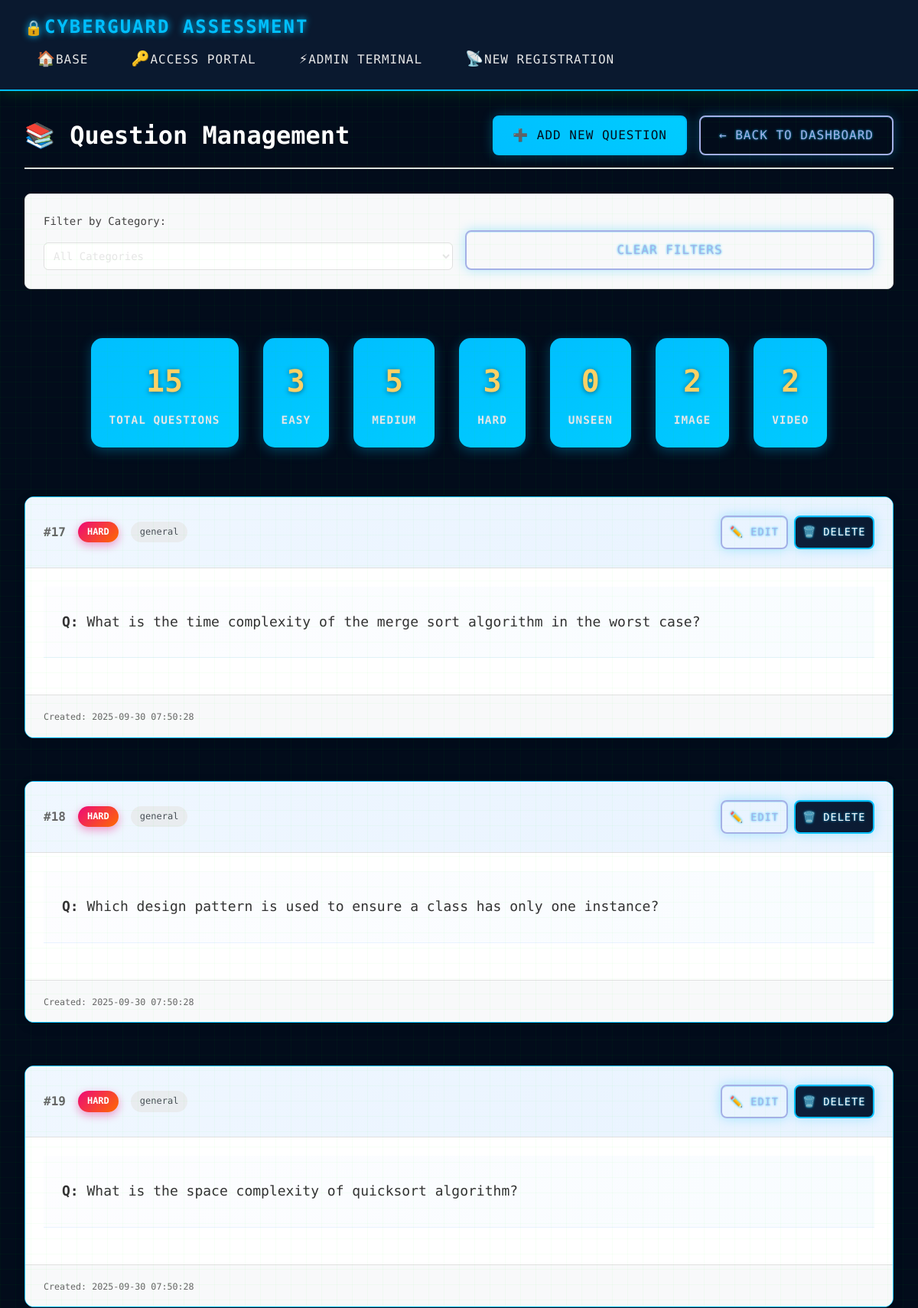
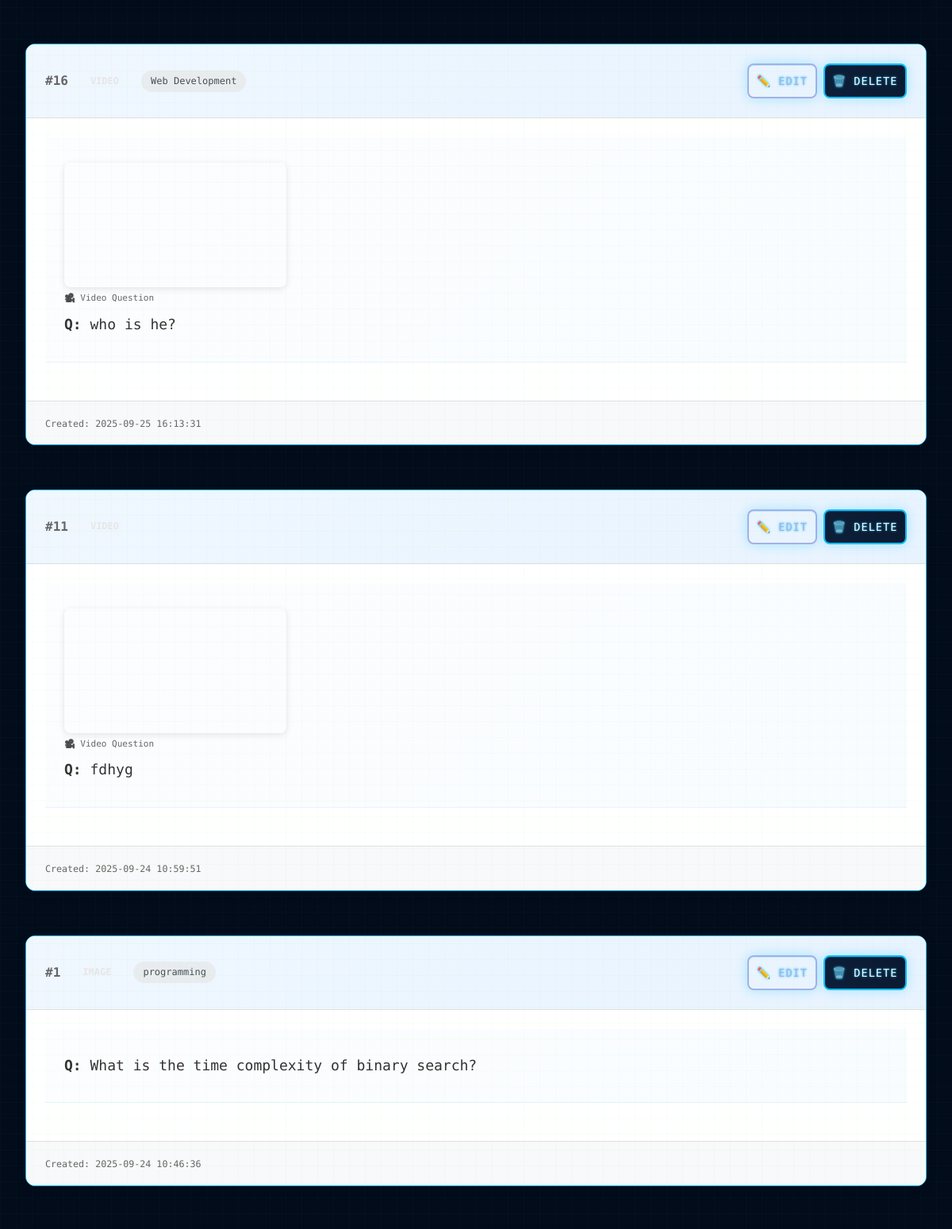
The page /admin/questions (signed in, upper part) on the database its author committed (2 pictures, top to bottom).
### tables this page shows
CREATE TABLE questions (
            id INTEGER PRIMARY KEY AUTOINCREMENT,
            question_text TEXT NOT NULL,
            option_a TEXT NOT NULL,
            option_b TEXT NOT NULL,
            option_c TEXT NOT NULL,
            option_d TEXT NOT NULL,
            option_e TEXT,
            option_f TEXT,
            correct_option TEXT NOT NULL,
            difficulty TEXT DEFAULT 'medium',
            subject TEXT DEFAULT 'general',
            created_at TIMESTAMP DEFAULT CURRENT_TIMESTAMP
        , question_image TEXT, question_youtube TEXT, option_a_image TEXT, option_b_image TEXT, option_c_image TEXT, option_d_image TEXT, option_e_image TEXT, option_f_image TEXT, option_a_youtube TEXT, option_b_youtube TEXT, option_c_youtube TEXT, option_d_youtube TEXT, option_e_youtube TEXT, option_f_youtube TEXT, category TEXT);

### new.py (the view)
@app.route('/admin/questions')
def admin_questions():
    if not is_admin_logged_in():
        flash('Please login as admin', 'error')
        return redirect(url_for('admin_login'))
    conn = get_db_connection()
    category_filter = request.args.get('category', '').strip().lower()
    if category_filter == 'image':
        questions = conn.execute('SELECT * FROM questions WHERE difficulty = "image" ORDER BY created_at DESC').fetchall()
    elif category_filter == 'video':
        questions = conn.execute('SELECT * FROM questions WHERE difficulty = "video" ORDER BY created_at DESC').fetchall()
    elif category_filter:
        questions = conn.execute('SELECT * FROM questions WHERE difficulty = ? ORDER BY created_at DESC', (category_filter,)).fetchall()
    else:
        questions = conn.execute('SELECT * FROM questions ORDER BY created_at DESC').fetchall()
    stats = {
        'total': len(questions),
        'easy': len([q for q in questions if q['difficulty'] == 'easy']),
        'medium': len([q for q in questions if q['difficulty'] == 'medium']),
        'hard': len([q for q in questions if q['difficulty'] == 'hard']),
        'unseen': len([q for q in questions if q['difficulty'] == 'unseen']),
        'image': len([q for q in questions if q['difficulty'] == 'image']),
        'video': len([q for q in questions if q['difficulty'] == 'video'])
    }
    conn.close()
    return render_template('admin_questions.html', questions=questions, stats=stats)

### new.py (called while the page is built)
def get_db_connection():
    conn = sqlite3.connect(DATABASE, detect_types=sqlite3.PARSE_DECLTYPES)
    conn.row_factory = sqlite3.Row
    return conn

def is_admin_logged_in():
    return session.get('admin_logged_in', False)

### templates/admin_questions.html (shortened to what this page needs)
{% extends "base.html" %}
{% from "pagination_component.html" import render_pagination %}
{% block content %}
<div class="admin-content">
    <div class="content-header">
        <h1>📚 Question Management</h1>
        <div class="header-actions">
            <a href="{{ url_for('add_question') }}" class="btn btn-primary">➕ Add New Question</a>
            <a href="{{ url_for('admin_dashboard') }}" class="btn btn-secondary">← Back to Dashboard</a>
        </div>
    </div>
    <div class="content-body">
        <div class="filter-section">
            <div class="filter-group">
                <label for="categoryFilter">Filter by Category:</label>
                <select id="categoryFilter" class="form-control">
                    <option value="">All Categories</option>
                </select>
            </div>
            <div class="filter-group">
                <button onclick="clearFilters()" class="btn btn-secondary">Clear Filters</button>
            </div>
        </div>
        {% if questions %}
            <div class="questions-stats">
                <div class="stat-item">
                    <span class="stat-value">{{ questions|length }}</span>
                    <span class="stat-label">Total Questions</span>
                </div>
                <div class="stat-item">
                    <span class="stat-value">{{ questions|selectattr('category', 'equalto', 'easy')|list|length }}</span>
                    <span class="stat-label">Easy</span>
                </div>
                <div class="stat-item">
                    <span class="stat-value">{{ questions|selectattr('category', 'equalto', 'medium')|list|length }}</span>
                    <span class="stat-label">Medium</span>
                </div>
                <div class="stat-item">
                    <span class="stat-value">{{ questions|selectattr('category', 'equalto', 'hard')|list|length }}</span>
                    <span class="stat-label">Hard</span>
                </div>
                <div class="stat-item">
                    <span class="stat-value">{{ questions|selectattr('category', 'equalto', 'unseen')|list|length }}</span>
                    <span class="stat-label">Unseen</span>
                </div>
                <div class="stat-item">
                    <span class="stat-value">{{ questions|selectattr('difficulty', 'equalto', 'image')|list|length }}</span>
                    <span class="stat-label">Image</span>
                </div>
                <div class="stat-item">
                    <span class="stat-value">{{ questions|selectattr('difficulty', 'equalto', 'video')|list|length }}</span>
                    <span class="stat-label">Video</span>
                </div>
            </div>
            <div class="questions-container">
                {% for question in questions %}
                    <div class="question-card" data-question-id="{{ question.id }}" data-category="{{ question.category }}">
                        <div class="question-header">
                            <div class="question-meta">
                                <span class="question-id">#{{ question.id }}</span>
                                <span class="difficulty-badge difficulty-{{ question.difficulty }}">
                                    {{ question.difficulty.title() }}
                                </span>
                                {% if question.subject %}
                                    <span class="subject-badge">{{ question.subject }}</span>
                                {% endif %}
                            </div>
                            <div class="question-actions">
                                <button onclick="editQuestion({{ question.id }})" class="btn btn-small btn-secondary">✏️ Edit</button>
                                <button onclick="deleteQuestion({{ question.id }})" class="btn btn-small btn-danger">🗑️ Delete</button>
                            </div>
                        </div>
                        <div class="question-content">
                            <div class="question-text">
                                {% if question.question_youtube %}
                                    <div class="video-container" style="margin-bottom:10px;">
                                        {% set video_id = question.question_youtube %}
                                        {% if 'youtube.com/watch?v=' in video_id %}
                                            {% set video_id = video_id.split('v=')[1].split('&')[0] %}
                                        {% elif 'youtu.be/' in video_id %}
                                            {% set video_id = video_id.split('youtu.be/')[1].split('?')[0] %}
                                        {% elif 'youtube.com/embed/' in video_id %}
                                            {% set video_id = video_id.split('embed/')[1].split('?')[0] %}
                                        {% endif %}
                                        <iframe
                                            width="280"
                                            height="157"
                                            src="https://www.youtube.com/embed/{{ video_id }}?rel=0&showinfo=0&modestbranding=1"
                                            frameborder="0"
                                            allowfullscreen
                                            loading="lazy"
                                            style="display:block;border-radius:8px;box-shadow:0 2px 8px rgba(0,0,0,0.1);">
                                        </iframe>
                                        <small style="color:#666;font-size:11px;margin-top:5px;display:block;">🎥 Video Question</small>
                                    </div>
                                {% endif %}
                                <strong>Q:</strong> {{ question.question_text }}
                            </div>
                        </div>
                        <div class="question-footer">
                            <small class="question-date">Created: {{ question.created_at }}</small>
                        </div>
                    </div>
                {% endfor %}
            </div>
        {% endif %}
    </div>
</div>
{% endblock %}

### static/css/mobile-fallback.css (style rules this page uses)
* { box-sizing: border-box; margin: 0; padding: 0; }
html, body { font-family: -apple-system, BlinkMacSystemFont, 'Segoe UI', Roboto, sans-serif; line-height: 1.6; color: #e6e6e6; background-color: #0a192f; -webkit-text-size-adjust: 100%; -moz-text-size-adjust: 100%; -ms-text-size-adjust: 100%; overflow-x: hidden; }
.btn { display: inline-block; padding: 0.75rem 1.5rem; background: #00bfff; color: #0a192f; text-decoration: none; border-radius: 4px; border: none; cursor: pointer; font-size: 1rem; font-weight: bold; transition: all 0.3s; text-align: center; min-height: 44px; }
.btn-primary { background: #00bfff; color: #0a192f; }
input[type="text"], input[type="password"], input[type="email"], textarea, select { width: 100%; padding: 0.75rem; background: rgba(255, 255, 255, 0.1); border: 1px solid #00bfff; border-radius: 4px; color: #e6e6e6; font-size: 16px; font-family: inherit; }

### static/css/cyber-enhanced.css (style rules this page uses)
:root { --font-mono: 'Share Tech Mono', 'Courier New', monospace; --font-display: 'VT323', monospace; --neon-text-shadow: 0 0 5px var(--cyber-primary), 0 0 10px var(--cyber-primary), 0 0 20px var(--cyber-primary); }

### static/css/cyber-colors.css (style rules this page uses)
.cyber-button, .btn-primary, .btn-admin { background: var(--cyber-dark-alt) !important; color: var(--cyber-primary) !important; border: 2px solid var(--cyber-primary) !important; text-shadow: 0 0 5px var(--cyber-primary) !important; }
.btn { background: linear-gradient(45deg, var(--cyber-dark-alt), var(--cyber-secondary)) !important; border: 2px solid var(--cyber-primary) !important; color: var(--cyber-text-bright) !important; box-shadow: 0 0 15px rgba(0, 191, 255, 0.3), inset 0 1px 0 rgba(0, 191, 255, 0.2) !important; text-shadow: 0 0 3px var(--cyber-primary) !important; position: relative; overflow: hidden; }
.btn::before { content: ''; position: absolute; top: 0; left: -100%; width: 100%; height: 100%; background: linear-gradient(90deg, transparent, rgba(0, 191, 255, 0.2), transparent); transition: left 0.4s ease; }
.btn-primary { background: linear-gradient(45deg, var(--cyber-primary), var(--cyber-accent)) !important; color: var(--cyber-dark) !important; text-shadow: none !important; }
.btn-secondary { border-color: var(--cyber-text-dim) !important; color: var(--cyber-text-dim) !important; background: transparent !important; }
.stat-value { text-shadow: 0 0 5px currentColor; }

### static/css/exam-form.css (style rules this page uses)
.btn { padding: 0.75rem 1.5rem; font-size: 1rem; border-radius: 8px; transition: all 0.3s ease; }
.btn-primary { background: #4a90e2; color: white; border: none; }
.btn-secondary { background: #6c757d; color: white; border: none; }

### static/css/system-info-enhanced.css (style rules this page uses)
.stat-label { color: var(--cyber-text-muted); }
.stat-value { font-weight: 500; }

### static/css/enhanced-theme.css (style rules this page uses)
:root { --admin-bg: #0b1220; --admin-panel: #0f1a2b; --admin-card: #122033; --admin-border: #1f3b5b; --admin-text: #e6f1ff; --admin-text-dim: #a9c1e2; --admin-accent: #4aa8ff; --admin-accent-2: #22d3ee; --admin-success: #22c55e; --admin-danger: #ef4444; }
.btn-primary { background: linear-gradient(135deg, var(--admin-accent), var(--admin-accent-2)); color: #04121f; }
.btn-secondary { background: #24364d; color: var(--admin-text); }
.btn-danger { background: var(--admin-danger); }
.btn-small { padding: 0.35rem 0.6rem !important; font-size: .85rem !important; line-height: 1.2; }

### static/css/mobile-responsive.css (style rules this page uses)
* { box-sizing: border-box; }
html { font-size: 16px; -webkit-text-size-adjust: 100%; -moz-text-size-adjust: 100%; -ms-text-size-adjust: 100%; }
body { overflow-x: hidden; -webkit-font-smoothing: antialiased; -moz-osx-font-smoothing: grayscale; }
.btn, .option-label, .nav-link, input[type="submit"], input[type="button"], button, a { min-height: 44px; touch-action: manipulation; -webkit-tap-highlight-color: rgba(0, 0, 0, 0); }
@media screen and (min-width: 1025px) { .btn { width: auto; } }

### static/css/critical-overrides.css (style rules this page uses)
@media all { .leaderboard-name, .leaderboard-organization, .leaderboard-score, .stat-value { color: #ffffff !important; text-shadow: 0 1px 5px rgba(0,0,0,0.45) !important; white-space: normal !important; overflow: visible !important; } }
@media all { .rankings-section .leaderboard-score, .rankings-section .stat-value, .leaderboard-score, .stat-value { color: #ffd166 !important; font-weight: 700 !important; text-shadow: 0 1px 6px rgba(0,0,0,0.5) !important; } }

### rows shown on the page
questions: id "17", difficulty "HARD", subject "general", question_text "What is the time complexity of the merge sort algorithm in the worst case?", created_at "2025-09-30 07:50:28"
questions: id "18", difficulty "HARD", subject "general", question_text "Which design pattern is used to ensure a class has only one instance?", created_at "2025-09-30 07:50:28"
questions: id "19", difficulty "HARD", subject "general", question_text "What is the space complexity of quicksort algorithm?", created_at "2025-09-30 07:50:28"
questions: id "16", subject "Web Development", question_text "who is he?", created_at "2025-09-25 16:13:31"
questions: id "11", question_text "fdhyg", created_at "2025-09-24 10:59:51"
questions: id "1", subject "programming", question_text "What is the time complexity of binary search?", created_at "2025-09-24 10:46:36"

### other values the page prints
{{ questions|length }} "15"
{{ questions|selectattr('category', 'equalto', 'easy')|list|length }} "3"
{{ questions|selectattr('category', 'equalto', 'medium')|list|length }} "5"
{{ questions|selectattr('category', 'equalto', 'hard')|list|length }} "3"
{{ questions|selectattr('category', 'equalto', 'unseen')|list|length }} "0"
{{ questions|selectattr('difficulty', 'equalto', 'image')|list|length }} "2"
{{ questions|selectattr('difficulty', 'equalto', 'video')|list|length }} "2"
